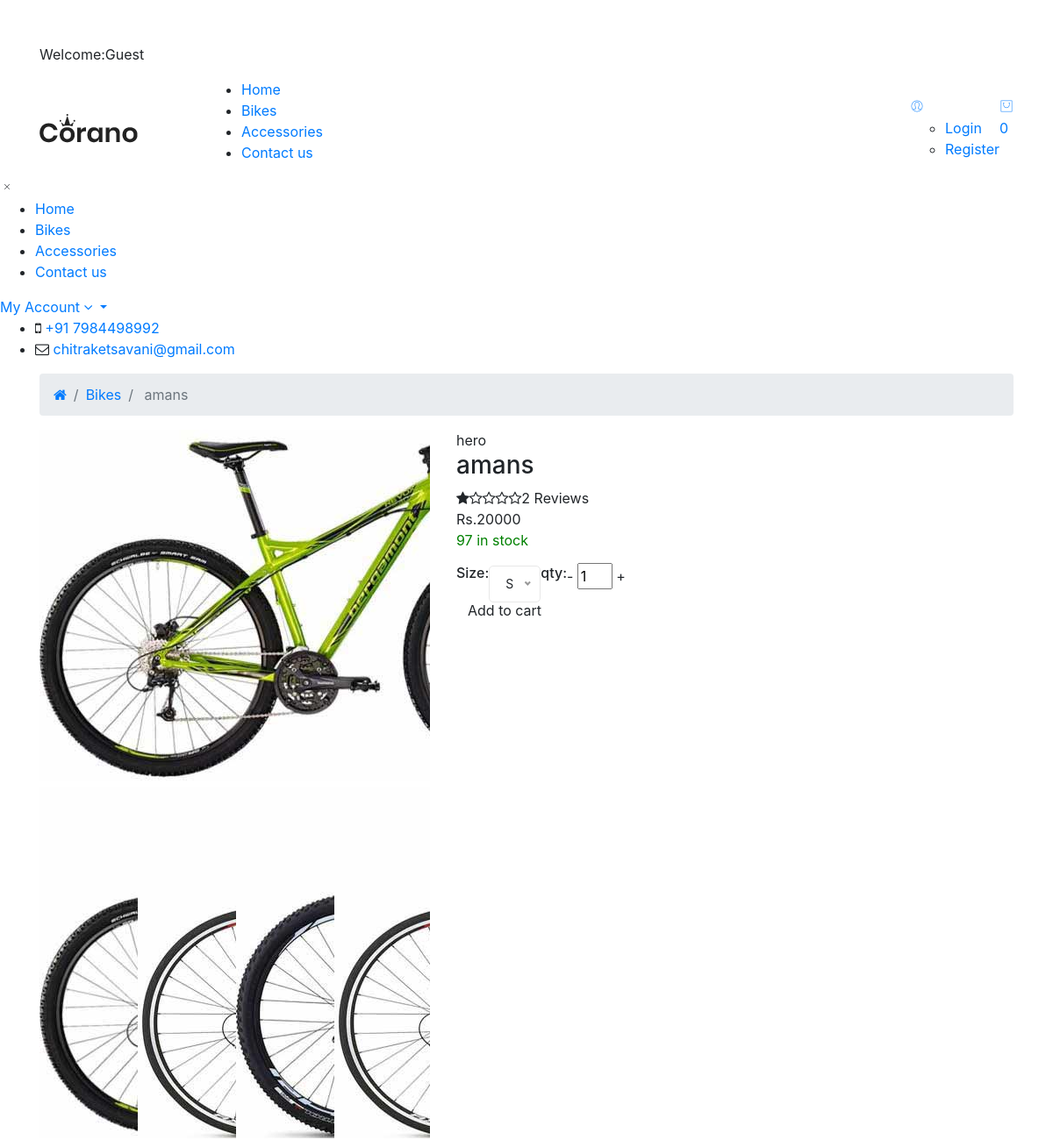
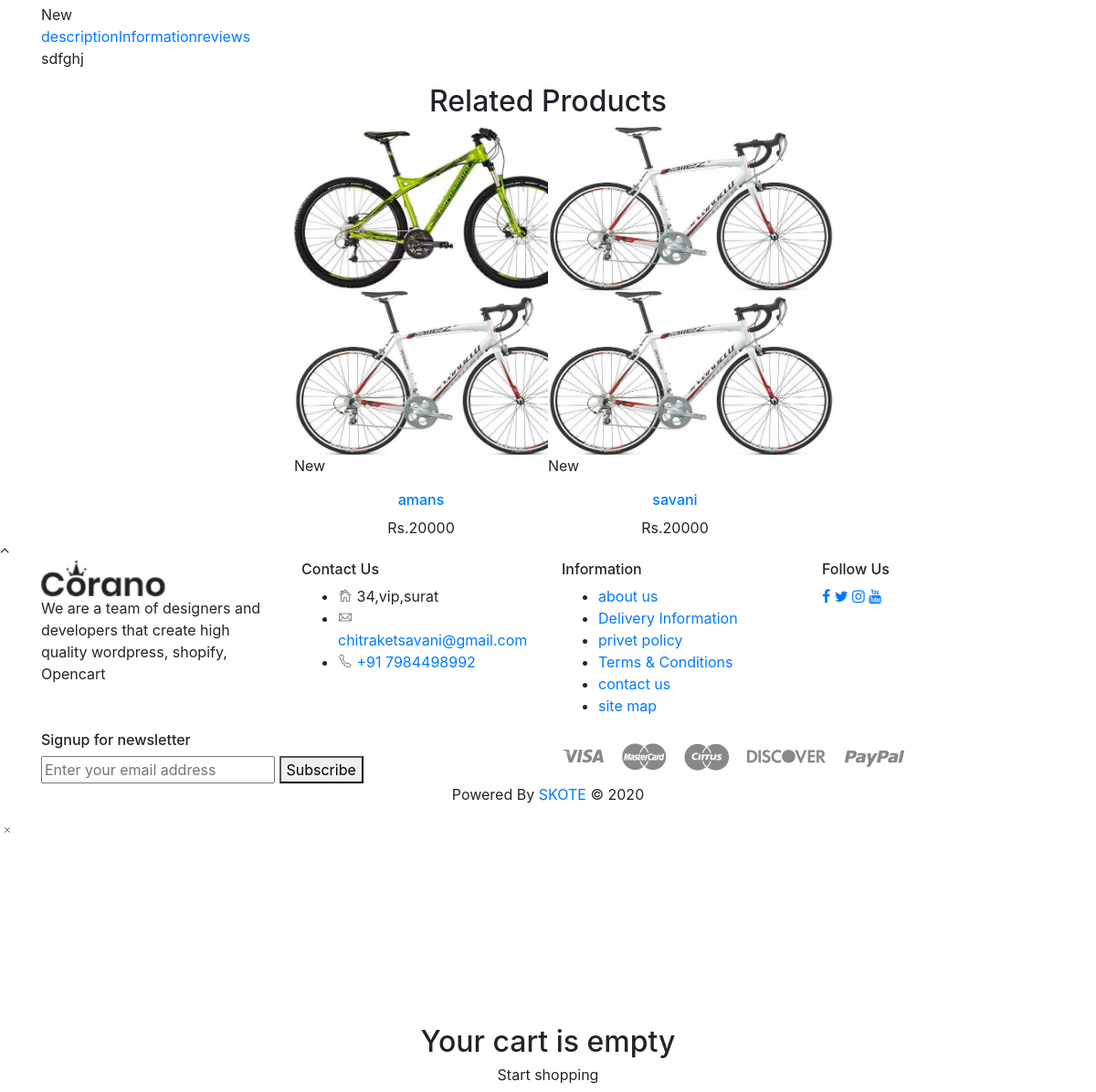
The app's page /product-details.php?pro_id=1 with its own data (2 pictures, top to bottom).
### tables this page shows
CREATE TABLE `products` (
  `product_id` int(10) NOT NULL AUTO_INCREMENT,
  `p_cat_id` int(10) NOT NULL,
  `cat_id` int(10) NOT NULL,
  `manufacturer_id` int(10) NOT NULL,
  `date` timestamp NOT NULL DEFAULT CURRENT_TIMESTAMP ON UPDATE CURRENT_TIMESTAMP,
  `product_title` text NOT NULL,
  `product_img1` text NOT NULL,
  `product_img2` text NOT NULL,
  `product_img3` text NOT NULL,
  `product_img4` text NOT NULL,
  `product_price` int(10) DEFAULT NULL,
  `product_discount_price` text NOT NULL,
  `product_discount` text NOT NULL,
  `product_label` text NOT NULL,
  `product_desc` text NOT NULL,
  `product_qty` text NOT NULL,
  `available_qty` text NOT NULL,
  `product_size` text NOT NULL,
  `product_frame` text NOT NULL,
  `product_weight` text NOT NULL,
  `product_front_suspension` text NOT NULL,
  `product_rear_suspension` text NOT NULL,
  `product_front_derailleur` text NOT NULL,
  `product_rear_derailleur` text NOT NULL,
  `product_wheels` text NOT NULL,
  `product_tires` text NOT NULL,
  `product_shifter` text NOT NULL,
  `product_crankset` text NOT NULL,
  `product_freewheels` text NOT NULL,
  `product_bb_set` text NOT NULL,
  `product_cassette` text NOT NULL,
  `product_colour` text NOT NULL,
  `product_pedals` text NOT NULL,
  `product_seat_post` text NOT NULL,
  `product_handleber` text NOT NULL,
  `product_stem` text NOT NULL,
  `product_headset` text NOT NULL,
  `product_brakeset` text NOT NULL,
  `product_status_top` text NOT NULL,
  `product_status` text NOT NULL,
  PRIMARY KEY (`product_id`)
);

CREATE TABLE `manufacturers` (
  `manufacturer_id` int(10) NOT NULL AUTO_INCREMENT,
  `manufacturer_title` text NOT NULL,
  `manufacturer_top` text NOT NULL,
  `manufacturer_status` text NOT NULL,
  PRIMARY KEY (`manufacturer_id`)
);

### product-details.php (the view, shortened to what the rows shown need)
<?php
include("includes/header.php");
?>
<?php
if(isset($_GET['pro_id']))
{
    $product_id=$_GET['pro_id'];
    $get_product="select * from products where product_id=$product_id and product_status='yes'";
    $run_product=mysqli_query($con,$get_product);
    $row_product=mysqli_fetch_array($run_product);
    $manufacturer_id=$row_product['manufacturer_id'];
    $pro_title=$row_product['product_title'];
    $pro_qty=$row_product['available_qty'];
    $pro_price=$row_product['product_price'];
    $pro_desc=$row_product['product_desc'];
    $pro_img1=$row_product['product_img1'];
    $pro_img2=$row_product['product_img2'];
    $pro_img3=$row_product['product_img3'];
    $pro_label=$row_product['product_label'];
    $get_manufacturer="select * from manufacturers where manufacturer_id=$manufacturer_id";
    $run_manufacturer=mysqli_query($con,$get_manufacturer);
    $row_manufacturer=mysqli_fetch_array($run_manufacturer);
    $manufacturer_title=$row_manufacturer['manufacturer_title'];
}
?>
    <main>
        <div class="breadcrumb-area">
            <div class="container">
                <div class="row">
                    <div class="col-12">
                        <div class="breadcrumb-wrap">
                            <nav aria-label="breadcrumb">
                                <ul class="breadcrumb">
                                    <li class="breadcrumb-item"><a href="index.php"><i class="fa fa-home"></i></a></li>
                                    <li class="breadcrumb-item"><a href="shop.php">Bikes</a></li>
                                    <li class="breadcrumb-item active" >
                                       <?php echo $pro_title; ?>
                                    </li>
                                </ul>
                            </nav>
                        </div>
                    </div>
                </div>
            </div>
        </div>
        <div class="shop-main-wrapper section-padding pb-0">
            <div class="container">
                <div class="row">
                    <div class="col-lg-12 order-1 order-lg-2">
                        <div class="product-details-inner">
                            <div class="row">
                                <div class="col-lg-5">
                                    <div class="product-large-slider">
                                        <?php
                                        if($pro_img1=="")
                                        {
                                        }
                                        else
                                        {
                                        ?>
                                            <div class="pro-large-img img-zoom">
                                                <img src="assets/img/product/<?php echo $pro_img1 ?>" alt="product-details" />
                                            </div>
                                        <?php
                                        }
                                        ?>
                                    </div>
                                    <div class="pro-nav slick-row-10 slick-arrow-style">
                                        <?php
                                        if($pro_img3=="")
                                        {
                                        }
                                        else
                                        {?>
                                            <div class="pro-nav-thumb">
                                                <img src="assets/img/product/<?php echo $pro_img3 ?>" alt="product-details" />
                                            </div>
                                        <?php
                                        }
                                        ?>
                                        <?php
                                         if($pro_img2=="")
                                        {
                                        }
                                        else
                                        {?>
                                            <div class="pro-nav-thumb">
                                                <img src="assets/img/product/<?php echo $pro_img2 ?>" alt="product-details" />
                                            </div>
                                        <?php
                                        }?>
                                    </div>
                                </div>
                                <div class="col-lg-7">
                                    <div class="product-details-des">
                                        <div class="manufacturer-name">
                                           <?php echo $manufacturer_title;?>
                                        </div>
                                        <h3 class="product-name"><?php  echo $pro_title; ?></h3>
                                       <div class="ratings d-flex">
                                       <?php
                                       $pro_idss=$_GET['pro_id'];
                                        $query="select AVG(rating) as rating from review where product_id='$pro_idss' and status='yes' and papage='0'";
                                        $statement=mysqli_query($con,$query);
                                        while($ruo=mysqli_fetch_array($statement))
                                        {
                                        $output=round($ruo['rating']);
                                        }
                                        $select_reviewss="select * from review where product_id='$pro_idss' and status='yes' and papage='0'";
                                        $run_reviewss=mysqli_query($con,$select_reviewss);
                                        $total_reviewss=mysqli_num_rows($run_reviewss);
                                        if($output==0)
                                        {
                                        ?>
                                            <span><i class="fa fa-star-o"></i></span>
                                            <span><i class="fa fa-star-o"></i></span>
                                            <span><i class="fa fa-star-o"></i></span>
                                            <span><i class="fa fa-star-o"></i></span>
                                            <span><i class="fa fa-star-o"></i></span>
                                            <div class="pro-review">
                                                <span><?php echo $total_reviewss; ?> Reviews</span>
                                            </div>
                                            <?php
                                        }
                                       else if($output==1)
                                        {
                                            ?>
                                            <span><i class="fa fa-star"></i></span>
                                            <span><i class="fa fa-star-o"></i></span>
                                            <span><i class="fa fa-star-o"></i></span>
                                            <span><i class="fa fa-star-o"></i></span>
                                            <span><i class="fa fa-star-o"></i></span>
                                            <div class="pro-review">
                                            </div>
                                            <?php
                                        }
                                        ?>
                                        </div>
                                        <div class="price-box">
                                        <?php
                                        if($pro_label=="new")
                                        {
                                        ?>
                                            <span class="price-regular">Rs.<?php echo $pro_price; ?></span>
                                        <?php
                                        }
                                            ?>
                                        </div>
                                        <div class="availability">
                                           <?php
                                           if($pro_qty<=0)
                                            {
                                             echo "  <span style='color: red;'>out of stock</span>";
                                            }
                                            else
                                            {
                                              echo " <span style='color: green'> $pro_qty in stock </span>";
                                            }
                                            ?>
                                        </div>
                                        <form action="#" method="POST">
                                        <div class="quantity-cart-box d-flex align-items-center">
                                        </div>
                                       <?php  if($pro_qty<=0)
                                       {
                                       }
                                    else
                                    {
                                        ?>
                                            <div class="action_link" style="margin-top: -10px;">
                                            </div>
                                            <?php
                                    }
                                       ?>
                                    </form>
                                </div>
                            </div>
                        </div>
                        <div class="product-details-reviews section-padding pb-0">
                            <div class="row">
                                <div class="col-lg-12">
                                    <div class="product-review-info">
                                        <div class="tab-content reviews-tab">
                                            <div class="tab-pane fade show active" id="tab_one">
                                                <div class="tab-one">
                                                    <p>
                                                    <?php echo $pro_desc ?>
                                                    </p>
                                                </div>
                                            </div>
                                        </div>
                                    </div>
                                </div>
                            </div>
                        </div>
                    </div>
                </div>
            </div>
        </div>
        <section class="related-products section-padding">
            <div class="container">
                <div class="row">
                    <div class="col-12">
                        <div class="section-title text-center">
                            <h2 class="title">Related Products</h2>
                        </div>
                    </div>
                </div>
                <div class="row">
                    <div class="col-12">
                        <div class="product-carousel-4 slick-row-10 slick-arrow-style">
                            <?php
                                $get_products="select * from products where product_status='yes' order by rand() DESC LIMIT 0,8";
                                $run_products=mysqli_query($con,$get_products);
                                while($row_products=mysqli_fetch_array($run_products))
                                {
                                    $pro_id=$row_products['product_id'];
                                    $pro_title=$row_products['product_title'];
                                    $pro_price=$row_products['product_price'];
                                    $pro_img1=$row_products['product_img1'];
                                    $pro_img2=$row_products['product_img2'];
                                    $pro_label=$row_products['product_label'];
                                    ?>
                                    <div class="product-item">
                                    <figure class="product-thumb">
                                        <a href="product-details.php?pro_id=<?php echo $pro_id;?>">
                                            <img class="pri-img" src="admin_area/product_images/<?php echo $pro_img1;?>" alt="product" style="height:180px;">
                                            <img class="sec-img" src="admin_area/product_images/<?php echo $pro_img2;?>" alt="product" style="height:180px;">
                                        </a>
                                        <div class="product-badge">
                                        <?php
                                        if($pro_label=="new")
                                        {
                                        ?>
                                                <div class="product-label new">
                                                    <span>New</span>
                                                </div>
                                                <?php
                                        }
                                        ?>
                                        </div>
                                  </figure>
                                        <div class="product-caption text-center">
                                            <h6 class="product-name">
                                                <a href="product-details.php?pro_id=<?php echo $pro_id;?>"><?php echo $pro_title;?></a>
                                            </h6>
                                            <div class="price-box">
                                                <?php
                                                if($pro_label=="new")
                                                {
                                                ?>
                                                <span class="price-regular">Rs.<?php echo  $pro_price;?></span>
                                                <?php
                                                }
                                                ?>
                                            </div>
                                        </div>
                            </div>
                                <?php
                                }
                            ?>
                        </div>
                    </div>
                </div>
            </div>
        </section>
    </main>
    <?php
     include("includes/cart1.php");
    ?>
</body>
</html>

### records on screen
products: product_title "amans", product_img1 (picture), product_img3 (picture), product_img2 (picture), product_price "20000", available_qty "97", product_desc "sdfghj", product_label "New"
manufacturers: manufacturer_title "hero"
products: product_img1 (picture), product_img2 (picture), product_label "New", product_title "savani", product_price "20000"

### other values on screen
$total_reviewss "2"
